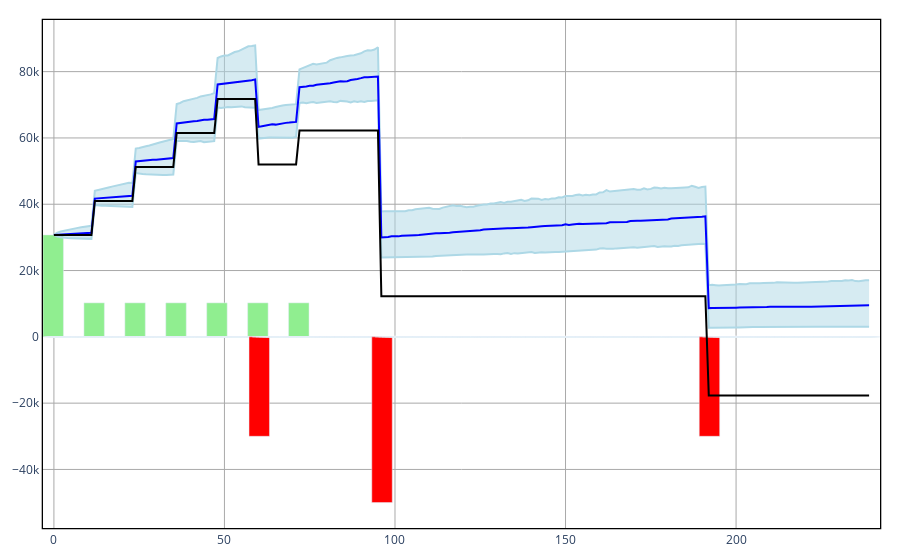

The cell this chart's notebook holds for it:
### Code cell
ALMc.display(problem,bar_width = 6)

### Figure 1 — Plotly figure (JSON) as saved in the notebook; plotly's stock layout.template omitted (floating-point values rounded to 4 significant figures; data arrays with more than 128 entries replaced by an {"elided": "..."} marker saying what was removed)
{"data": [{"line": {"color": "lightblue"}, "mode": "lines", "name": "95% quantile", "type": "scatter", "x": {"elided": "240 int values"}, "y": {"elided": "240 float values"}}, {"fill": "tonexty", "line": {"color": "lightblue"}, "mode": "lines", "name": "5% quantile", "type": "scatter", "x": {"elided": "240 int values"}, "y": {"elided": "240 float values"}}, {"line": {"color": "blue"}, "mode": "lines", "name": "50% quantile", "type": "scatter", "x": {"elided": "240 int values"}, "y": {"elided": "240 float values"}}, {"marker": {"color": "lightgreen"}, "name": "Assets", "type": "bar", "width": 6, "x": {"elided": "240 int values"}, "y": {"elided": "240 float values"}}, {"marker": {"color": "red"}, "name": "Goals", "type": "bar", "width": 6, "x": {"elided": "240 int values"}, "y": {"elided": "240 int values"}}, {"line": {"color": "black"}, "mode": "lines", "name": "Neutral wealth consumption", "type": "scatter", "x": {"elided": "240 int values"}, "y": {"elided": "240 float values"}}], "layout": {"margin": {"b": 20, "l": 20, "r": 20, "t": 20}, "paper_bgcolor": "white", "plot_bgcolor": "white", "showlegend": false, "xaxis": {"gridcolor": "darkgray", "gridwidth": 1, "linecolor": "black", "linewidth": 1.3, "mirror": true, "showgrid": true, "showline": true}, "yaxis": {"gridcolor": "darkgray", "gridwidth": 1, "linecolor": "black", "linewidth": 1.3, "mirror": true, "showgrid": true, "showline": true}}}
